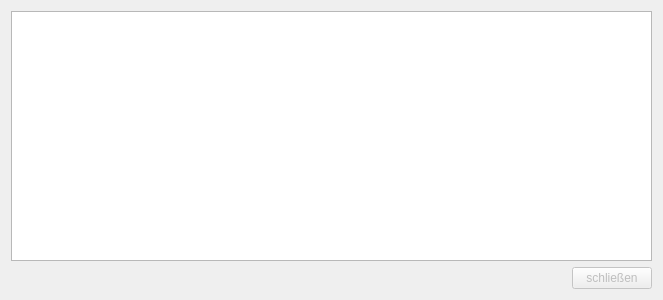
<?xml version="1.0" encoding="UTF-8"?>
<ui version="4.0">
 <class>DB_Check_Dialog_Ui</class>
 <widget class="QDialog" name="DB_Check_Dialog_Ui">
  <property name="geometry">
   <rect>
    <x>0</x>
    <y>0</y>
    <width>663</width>
    <height>300</height>
   </rect>
  </property>
  <property name="windowTitle">
   <string>TurnFix - Datenbanküberprüfung</string>
  </property>
  <property name="windowIcon">
   <iconset resource="../../../../resources/TurnFix.qrc">
    <normaloff>:/appicons/icon.png</normaloff>:/appicons/icon.png</iconset>
  </property>
  <layout class="QGridLayout" name="gridLayout">
   <item row="0" column="0">
    <widget class="QListWidget" name="lst_checklist"/>
   </item>
   <item row="1" column="0">
    <widget class="QPushButton" name="but_close">
     <property name="enabled">
      <bool>false</bool>
     </property>
     <property name="sizePolicy">
      <sizepolicy hsizetype="Fixed" vsizetype="Fixed">
       <horstretch>0</horstretch>
       <verstretch>0</verstretch>
      </sizepolicy>
     </property>
     <property name="layoutDirection">
      <enum>Qt::RightToLeft</enum>
     </property>
     <property name="text">
      <string>schließen</string>
     </property>
    </widget>
   </item>
  </layout>
 </widget>
 <resources>
  <include location="../../../../resources/TurnFix.qrc"/>
 </resources>
 <connections/>
</ui>
